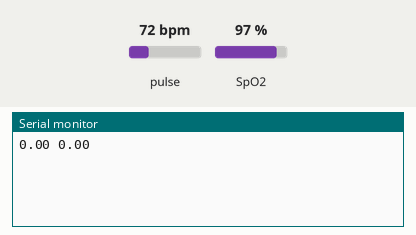
The sketch below on a simulated Arduino Uno, built with avr-gcc and run on an emulated ATmega328P. On the bench: the last lines printed to the serial monitor. Inputs (shaded band) come from the test bench; at power-on: pulse 72 bpm, SpO2 97 %.

Above: at 1.2 s.
1.3 s: pulse set to 42 bpm
At 2.6 s:
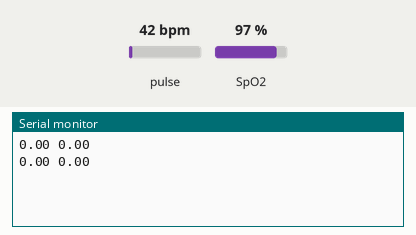
2.8 s: SpO2 set to 80 %
At 3.7 s:
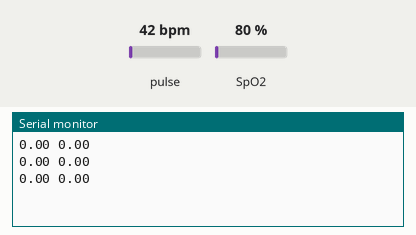
4.3 s: pulse set to 70 bpm
At 5.8 s:
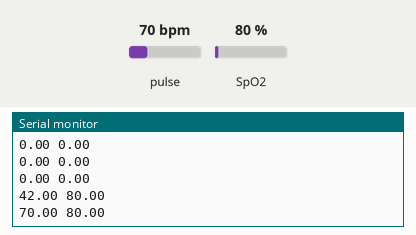
Timing chart, 0 to 7.3 s (numbered marks = the images above; inputs shaded):
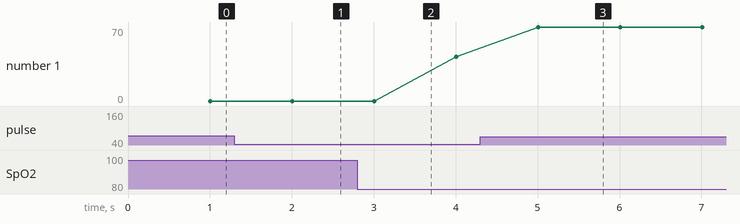

Measured:
- after the input at 4.3 s, the serial monitor: prints a new line after 0.71 s (image 3)
- plotted number 1: 42 → 70 after the input at 4.3 s

The sketch:

pulse.ino
```cpp
// I2C
#include <Wire.h>

#include "MAX30100_PulseOximeter.h"
#define REPORTING_PERIOD_MS 1000

PulseOximeter pox;

float BPM, SpO2;
uint32_t tsLastReport = 0;

void onBeatDetected() {
  Serial.println("Beat Detected!");
}

void setup() {
  Serial.begin(115200);
  // Serial.print("Initializing Pulse Oximeter..");
  if (!pox.begin()) {
    // Serial.println("FAILED");
    for (;;)
      ;
  // } else {
    // Serial.println("SUCCESS");
    // pox.setOnBeatDetectedCallback(onBeatDetected);
  }
  pox.setIRLedCurrent(MAX30100_LED_CURR_7_6MA);
}

void loop() {
  pox.update();
  BPM = pox.getHeartRate();
  SpO2 = pox.getSpO2();
  if (millis() - tsLastReport > REPORTING_PERIOD_MS) {
    // Serial.print("Heart rate:");
    Serial.print(BPM);
    // Serial.print(" bpm / SpO2:");
    Serial.print(" ");
    Serial.println(SpO2);
    // Serial.println(" %");
    tsLastReport = millis();
  }
}
```
